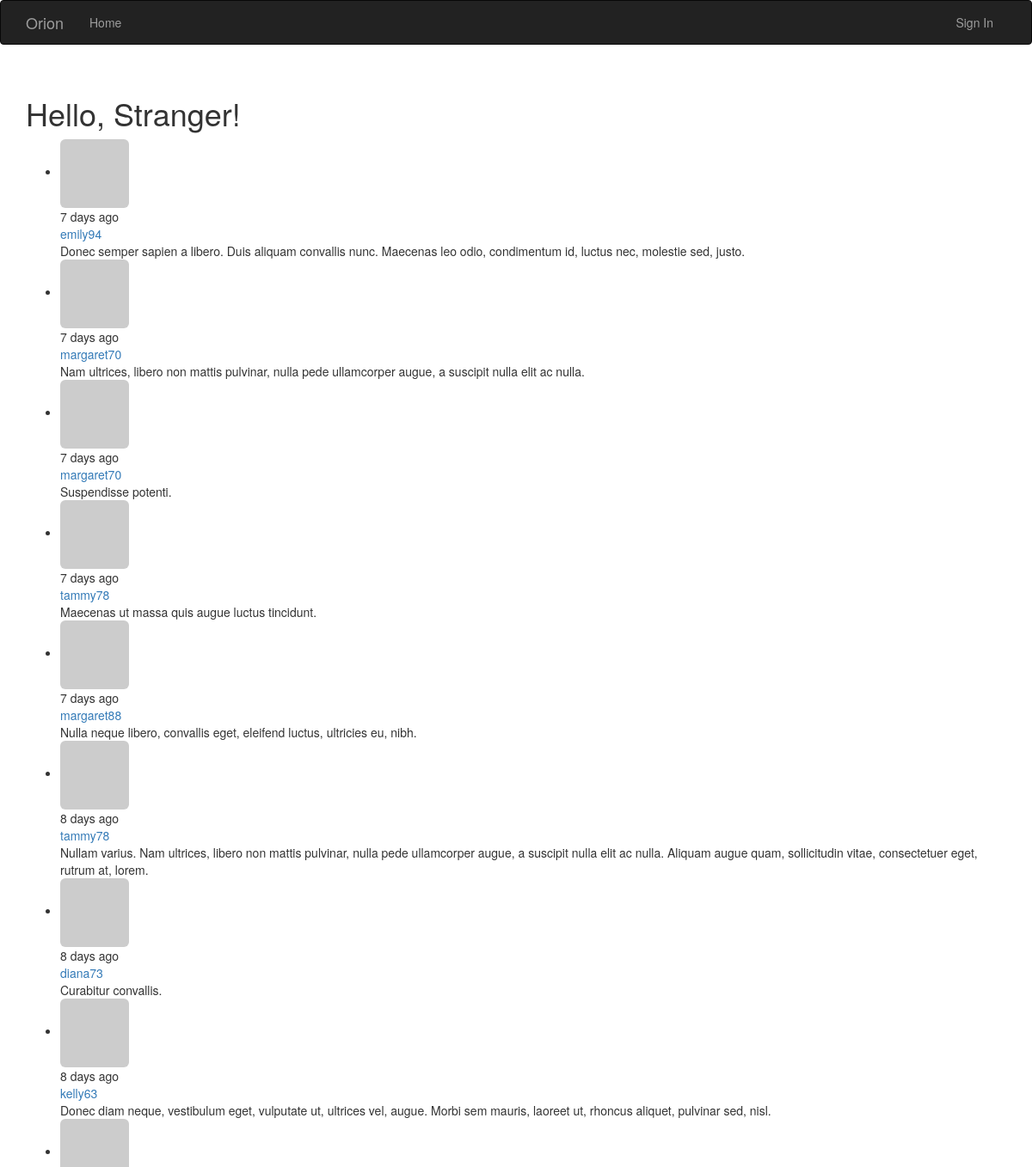
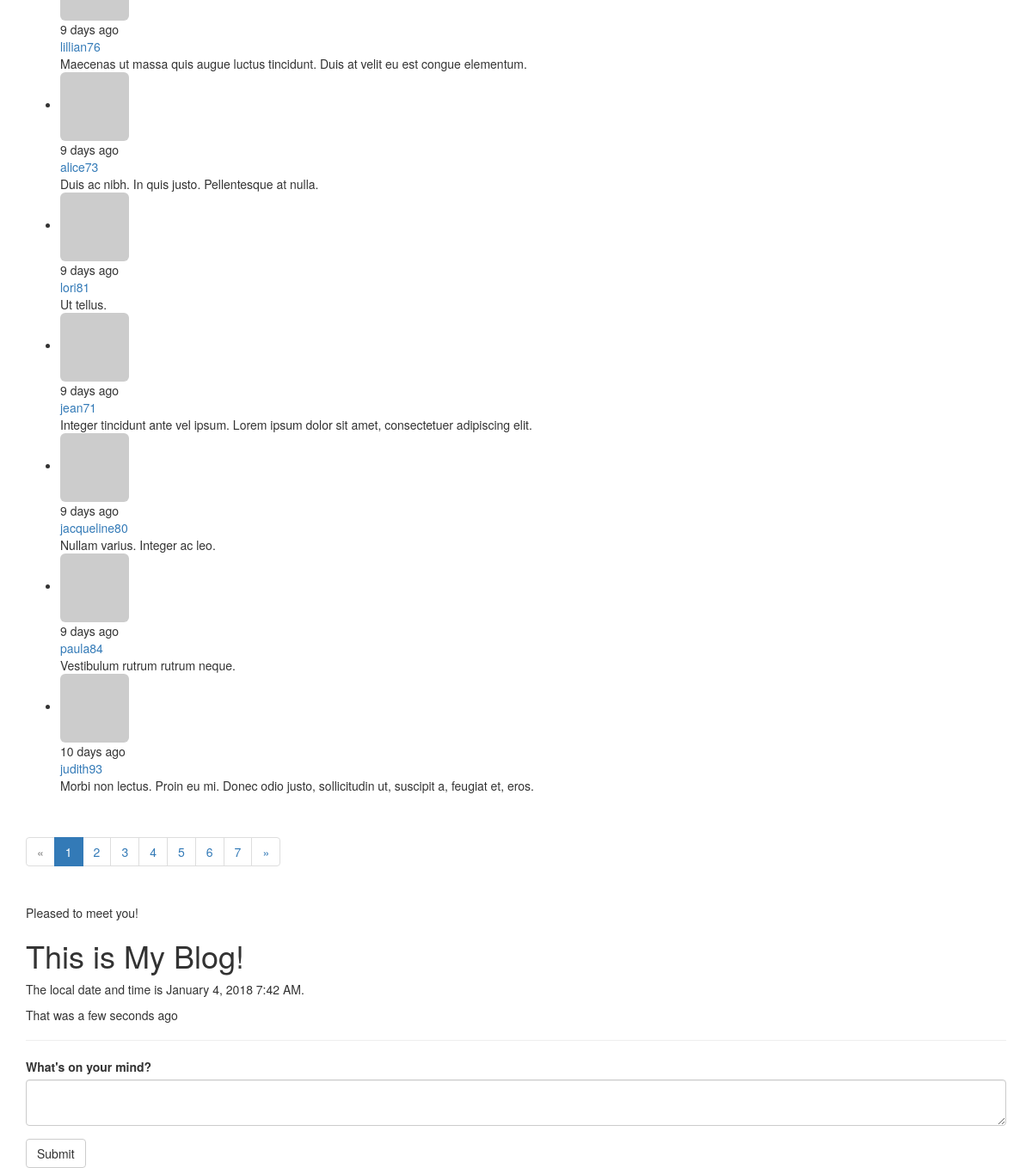
Page /main/ on the earlier database version (2 pictures, top to bottom).
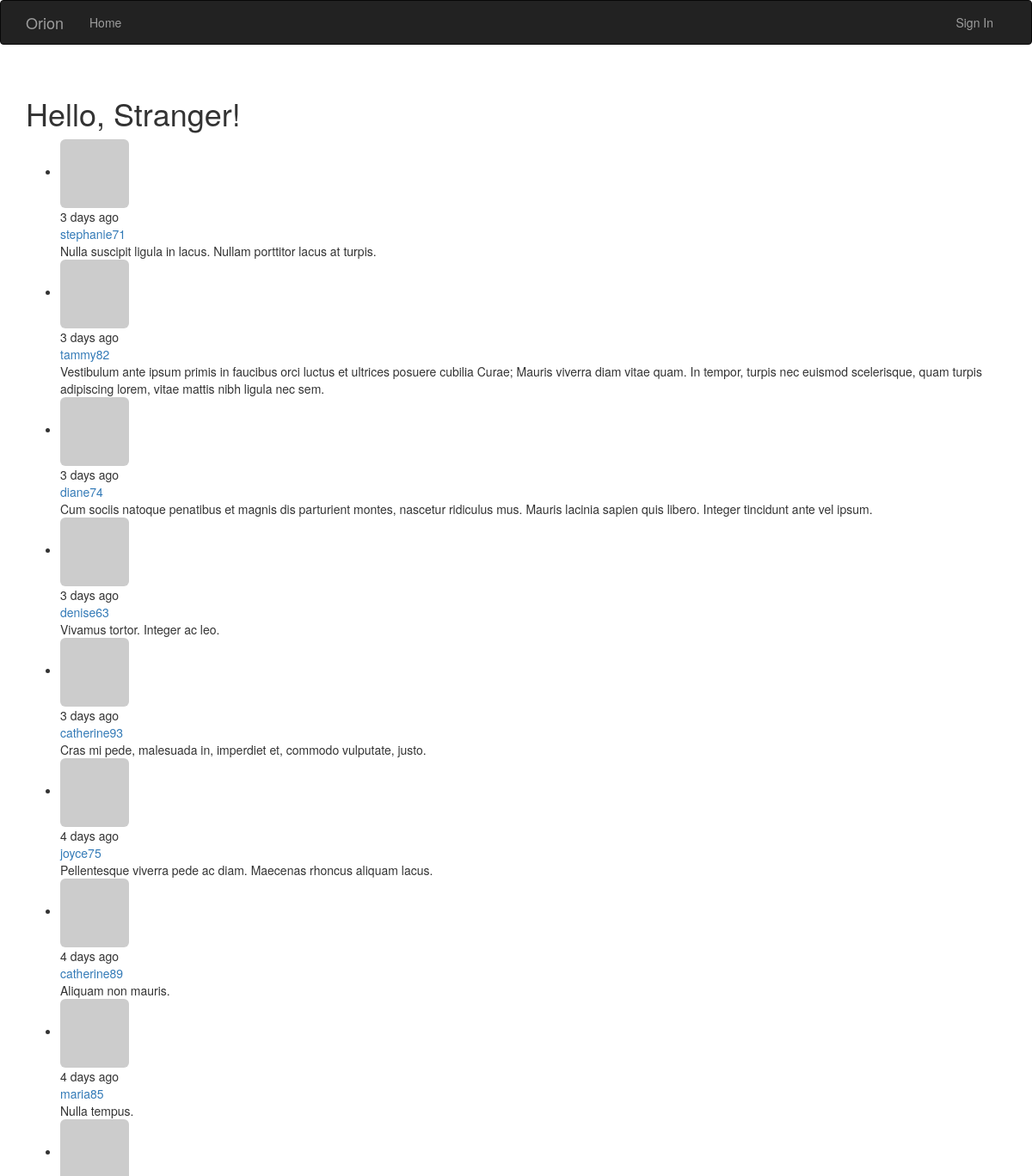
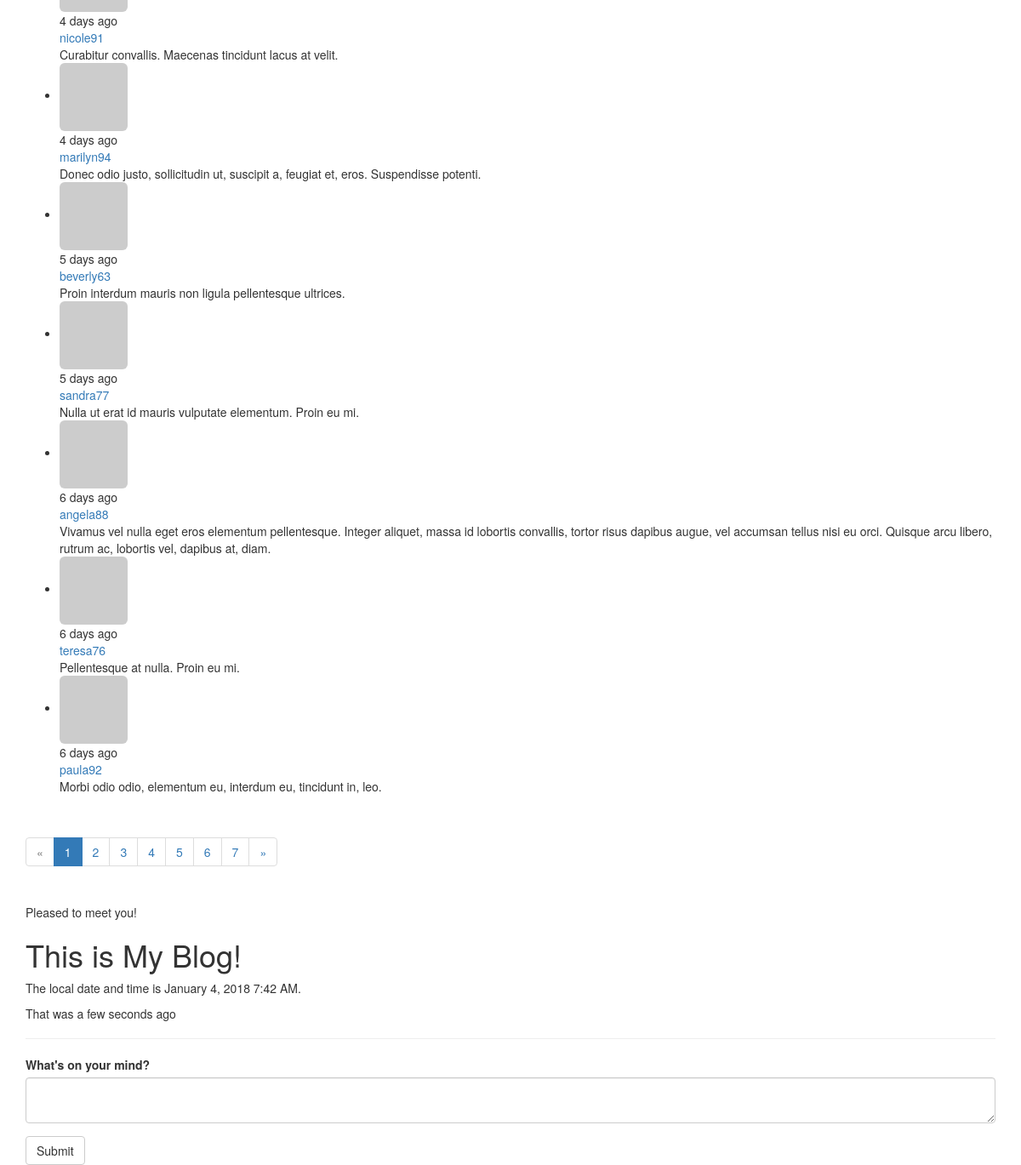
Same page on the later database version (2 pictures, top to bottom).
### app/models.py (models this page shows, shortened)
class Post(db.Model):
    __tablename__ = 'posts'
    id = db.Column(db.Integer, primary_key=True)
    body = db.Column(db.Text)
    timestamp = db.Column(db.DateTime, index=True, default=datetime.utcnow)
    author_id = db.Column(db.Integer, db.ForeignKey('users.id'))
    body_html = db.Column(db.Text)
    comments = db.relationship('Comment',backref='post', lazy='dynamic')

class User(UserMixin, db.Model):
    __tablename__ = 'users'
    id = db.Column(db.Integer, primary_key=True)
    email = db.Column(db.String(64), unique=True, index=True)
    username = db.Column(db.String(64), unique=True, index=True)
    role_id = db.Column(db.Integer, db.ForeignKey('roles.id'))
    password_hash = db.Column(db.String(128))
    confirmed = db.Column(db.Boolean, default=False)
    name = db.Column(db.String(64))
    location = db.Column(db.String(64))
    about_me = db.Column(db.Text())
    member_since = db.Column(db.DateTime(), default=datetime.utcnow)
    last_seen = db.Column(db.DateTime(), default=datetime.utcnow)
    avatar_hash = db.Column(db.String(32))
    posts = db.relationship('Post', backref='author', lazy='dynamic')
    followed = db.relationship('Follow',
                               foreign_keys=[Follow.follower_id],
                               backref=db.backref('follower', lazy='joined'),
                               lazy='dynamic',
                               cascade='all, delete-orphan')
    followers = db.relationship('Follow',
                                foreign_keys=[Follow.followed_id],
                                backref=db.backref('followed', lazy='joined'),
                                lazy='dynamic',
                                cascade='all, delete-orphan')
    comments = db.relationship('Comment',
                               backref='author', lazy='dynamic')
    @property
    def password(self):
        raise AttributeError('password is not a readable attribute')
    def gravatar(self, size=100, default='identicon', rating='g'):
        if request.is_secure:
            url = 'https://secure.gravatar.com/avatar'
        else:
            url = 'http://www.gravatar.com/avatar'
        hash = self.avatar_hash or hashlib.md5(
            self.email.encode('utf-8')).hexdigest()
        return '{url}/{hash}?s={size}&d={default}&r={rating}'.format(url=url, hash=hash, size=size, default=default, rating=rating)

### app/main/views.py (the view)
@main.route('/', methods=['GET', 'POST'])
def index():
    form = PostForm()
    if current_user.can(Permission.WRITE_ARTICLES) and \
            form.validate_on_submit():
        post = Post(body=form.body.data,
                    author=current_user._get_current_object())
        db.session.add(post)
        db.session.commit()
        return redirect(url_for('.index'))
    page = request.args.get('page', 1, type=int)
    show_followed = False
    if current_user.is_authenticated:
        show_followed = bool(request.cookies.get('show_followed', ''))
    if show_followed:
        query = current_user.followed_posts
    else:
        query = Post.query
    pagination = query.order_by(Post.timestamp.desc()).paginate(
        page, per_page=current_app.config['FLASKY_POSTS_PER_PAGE'],
        error_out=False)
    posts = pagination.items
    return render_template('index.html', form=form, posts=posts, pagination=pagination, current_time=datetime.utcnow())

### app/main/forms.py
class PostForm(Form):
    body = PageDownField("What's on your mind?", validators=[DataRequired()])
    submit = SubmitField('Submit')

### app/auth/views.py (called while the page is built)
@auth.before_app_request
def before_request():
    if current_user.is_authenticated:
        current_user.ping()
        if not current_user.confirmed \
                and request.endpoint \
                and request.blueprint != 'auth' \
                and request.endpoint != 'static':
            return redirect(url_for('auth.unconfirmed'))

### app/main/__init__.py (called while the page is built)
@main.app_context_processor
def inject_permissions():
    return dict(Permission=Permission)

### app/main/views.py (called while the page is built)
@main.after_app_request
def after_request(response):
    for query in get_debug_queries():
        if query.duration >= current_app.config['FLASKY_SLOW_DB_QUERY_TIME']:
            current_app.logger.warning(
                'Slow query: %s\nParameters: %s\nDuration: %fs\nContext: %s\n'
                % (query.statement, query.parameters, query.duration,
                   query.context))
    return response

### app/models.py (called while the page is built)
    def can(self, permissions):
        return False

### app/templates/index.html (shortened to what this page needs)
{% extends "base.html" %}
{% import "bootstrap/wtf.html" as wtf %}
{% import "_macros.html" as macros %}
{% block page_content %}
<div class="page-header">
    <h1>Hello, {% if current_user.is_authenticated %}{{ current_user.username }}{% else %}Stranger{% endif %}!</h1>
    <ul class="post">
        {% for post in posts %}
        <li class="post">
            <div class="post-thumbnail">
                <a href="{{ url_for('.user', username=post.author.username) }}">
                    <img class="img-rounded profile-thumbnail"
                        src="{{ post.author.gravatar(size=40) }}">
                </a>
            </div>
            <div class="post-date">{{ moment(post.timestamp).fromNow() }}</div>
            <div class="post-author">
                <a href="{{ url_for('.user', username=post.author.username) }}">
                    {{ post.author.username }}
                </a>
            </div>
            <div class="post-body">{{ post.body }}</div>
        </li>
        {% endfor %}
    </ul>
    {% if pagination %}
    <div class="pagination">
        {{ macros.pagination_widget(pagination, '.index') }}
    </div>
    {% endif %}
    {% if not known %}
    <p>Pleased to meet you!</p>
    {% else %}
    <p>Happy to see you again!</p>
    {% endif %}
    <h1>This is My Blog!</h1>
    <p>The local date and time is {{ moment(current_time).format('LLL') }}.</p>
    <p>That was {{ moment(current_time).fromNow(refresh=True) }}</p>
</div>
{{ wtf.quick_form(form) }}
{% endblock %}

Differences in the rows shown:
no longer on this page (row edited): Post: timestamp "7 days ago", author.username "emily94", body "Donec semper sapien a libero. Duis aliquam convallis nunc. Maecenas leo odio, condimentum id, luctus nec, molestie sed, justo."
no longer on this page (row edited): Post: timestamp "7 days ago", author.username "margaret70", body "Nam ultrices, libero non mattis pulvinar, nulla pede ullamcorper augue, a suscipit nulla elit ac nulla."
no longer on this page (row edited): Post: timestamp "7 days ago", author.username "margaret70", body "Suspendisse potenti."
no longer on this page (row edited): Post: timestamp "7 days ago", author.username "tammy78", body "Maecenas ut massa quis augue luctus tincidunt."
no longer on this page (row edited): Post: timestamp "7 days ago", author.username "margaret88", body "Nulla neque libero, convallis eget, eleifend luctus, ultricies eu, nibh."
no longer on this page (row edited): Post: timestamp "8 days ago", author.username "tammy78", body "Nullam varius. Nam ultrices, libero non mattis pulvinar, nulla pede ullamcorper augue, a suscipit nulla elit ac nulla. Aliquam augue quam, sollicitudin vitae, consectetuer eget, rutrum at, lorem."
no longer on this page (row edited): Post: timestamp "8 days ago", author.username "diana73", body "Curabitur convallis."
removed Post: timestamp "8 days ago", author.username "kelly63", body "Donec diam neque, vestibulum eget, vulputate ut, ultrices vel, augue. Morbi sem mauris, laoreet ut, rhoncus aliquet, pulvinar sed, nisl."
no longer on this page (row edited): Post: timestamp "9 days ago", author.username "lillian76", body "Maecenas ut massa quis augue luctus tincidunt. Duis at velit eu est congue elementum."
no longer on this page (row edited): Post: timestamp "9 days ago", author.username "alice73", body "Duis ac nibh. In quis justo. Pellentesque at nulla."
no longer on this page (row edited): Post: timestamp "9 days ago", author.username "lori81", body "Ut tellus."
no longer on this page (row edited): Post: timestamp "9 days ago", author.username "jean71", body "Integer tincidunt ante vel ipsum. Lorem ipsum dolor sit amet, consectetuer adipiscing elit."
no longer on this page (row edited): Post: timestamp "9 days ago", author.username "jacqueline80", body "Nullam varius. Integer ac leo."
no longer on this page (row edited): Post: timestamp "9 days ago", author.username "paula84", body "Vestibulum rutrum rutrum neque."
no longer on this page (row edited): Post: timestamp "10 days ago", author.username "judith93", body "Morbi non lectus. Proin eu mi. Donec odio justo, sollicitudin ut, suscipit a, feugiat et, eros."
now on this page (row edited): Post: timestamp "3 days ago", author.username "stephanie71", body "Nulla suscipit ligula in lacus. Nullam porttitor lacus at turpis."
now on this page (row edited): Post: timestamp "3 days ago", author.username "tammy82", body "Vestibulum ante ipsum primis in faucibus orci luctus et ultrices posuere cubilia Curae; Mauris viverra diam vitae quam. In tempor, turpis nec euismod scelerisque, quam turpis adipiscing lorem, vitae mattis nibh ligula nec sem."
now on this page (row edited): Post: timestamp "3 days ago", author.username "diane74", body "Cum sociis natoque penatibus et magnis dis parturient montes, nascetur ridiculus mus. Mauris lacinia sapien quis libero. Integer tincidunt ante vel ipsum."
now on this page (row edited): Post: timestamp "3 days ago", author.username "denise63", body "Vivamus tortor. Integer ac leo."
now on this page (row edited): Post: timestamp "3 days ago", author.username "catherine93", body "Cras mi pede, malesuada in, imperdiet et, commodo vulputate, justo."
now on this page (row edited): Post: timestamp "4 days ago", author.username "joyce75", body "Pellentesque viverra pede ac diam. Maecenas rhoncus aliquam lacus."
now on this page (row edited): Post: timestamp "4 days ago", author.username "catherine89", body "Aliquam non mauris."
now on this page (row edited): Post: timestamp "4 days ago", author.username "maria85", body "Nulla tempus."
now on this page (row edited): Post: timestamp "4 days ago", author.username "nicole91", body "Curabitur convallis. Maecenas tincidunt lacus at velit."
now on this page (row edited): Post: timestamp "4 days ago", author.username "marilyn94", body "Donec odio justo, sollicitudin ut, suscipit a, feugiat et, eros. Suspendisse potenti."
now on this page (row edited): Post: timestamp "5 days ago", author.username "beverly63", body "Proin interdum mauris non ligula pellentesque ultrices."
now on this page (row edited): Post: timestamp "5 days ago", author.username "sandra77", body "Nulla ut erat id mauris vulputate elementum. Proin eu mi."
now on this page (row edited): Post: timestamp "6 days ago", author.username "angela88", body "Vivamus vel nulla eget eros elementum pellentesque. Integer aliquet, massa id lobortis convallis, tortor risus dapibus augue, vel accumsan tellus nisi eu orci. Quisque arcu libero, rutrum ac, lobortis vel, dapibus at, diam."
added Post: timestamp "6 days ago", author.username "teresa76", body "Pellentesque at nulla. Proin eu mi."
now on this page (row edited): Post: timestamp "6 days ago", author.username "paula92", body "Morbi odio odio, elementum eu, interdum eu, tincidunt in, leo."
